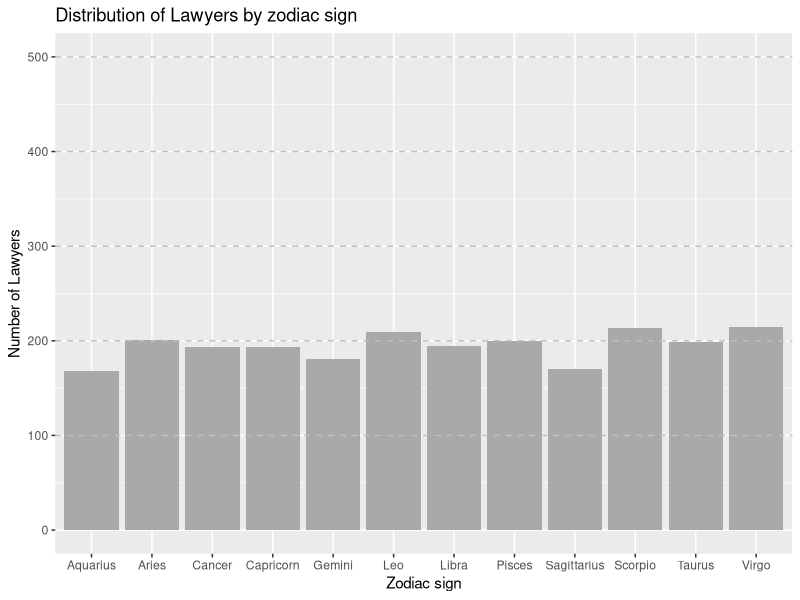
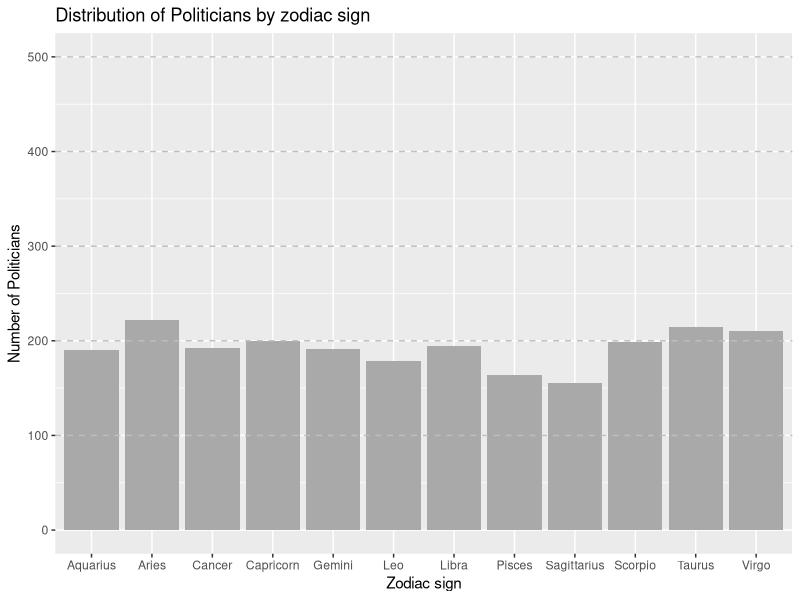
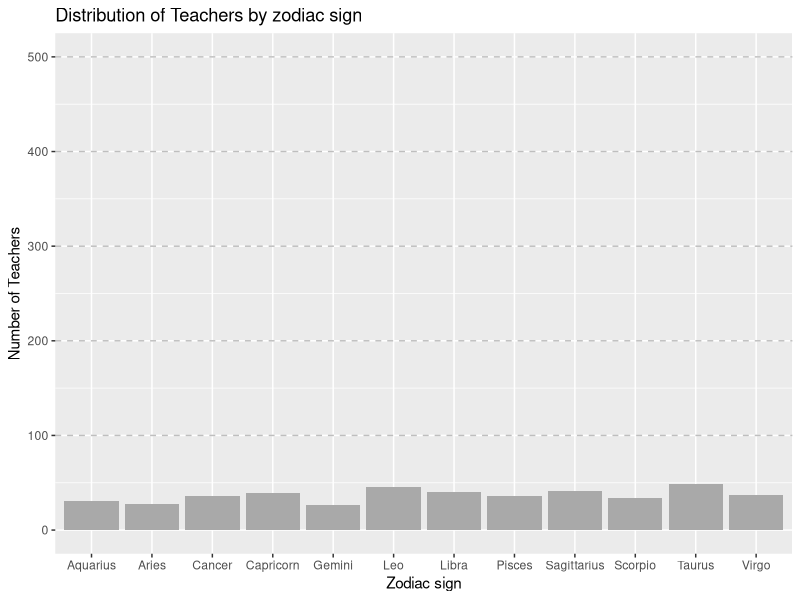

These charts were generated, in order, by the following R code:
# R code for creating data tables and graphs

library(tidyverse)

# Load data
data <- read_csv("profession_by_zodiac.csv")

# Make table with zodiac and one profession per row
data_table <- data |>
  select(Zodiac, Profession)

# Count the amount of times each profession appears
profession_counts <- data |>
  filter(Zodiac != "Zodiac", Profession != "Profession") |>
  group_by(Profession) |>
  summarise(Count = n(), .groups = "drop")

# Find the three most common professions
professions_rank <- profession_counts |>
  arrange(desc(Count)) |>
  slice_head(n = 3)

count <- 0

# Loop for three most common professions 
for (i in 1:3){

  # Extract profession and make zodiac table for each
  profession_i <- professions_rank$Profession[i]

  # Count how many times that profession appears per zodiac and make a table for each
  table_i <- data_table |>
    filter(Profession == profession_i) |>
    group_by(Zodiac) |>
    summarise(Count = n(), .groups = "drop")

  # Save to specific table for each profession
  assign(paste0("zodiac_profession", i), table_i)
  assign(paste0("profession", i), profession_i)
}

# Make a list of all the the tables
tables <- list(
  zodiac_profession1,
  zodiac_profession2,
  zodiac_profession3
)

# Loop for plotting the three barplots
for (i in 1:3) {

  # Track which profession each barplot is for
  profession_i <- professions_rank$Profession[i]
  table_i <- tables[[i]]

  # Create barplot
  barplot_i <- table_i |>
    ggplot(
      aes(
        x = Zodiac, 
        y = Count, 
        fill = Zodiac)
      ) +
    geom_col(fill = 'darkgrey') +
      labs(
        x = 'Zodiac sign', 
        y = paste0('Number of ', profession_i, 's'), 
        title = paste0('Distribution of ', profession_i, 's by zodiac sign')
    ) +
    # Formatting to make the barplots prettier
    ylim(0, 500) +  # same y-axis for all barplots
    geom_hline(yintercept = seq(100, 500, by = 100), color = "grey", linetype = "dashed", linewidth = 0.5)
    theme_minimal() +
    theme(axis.text.x = element_text(angle = 45, hjust = 1))

   # Save the barplot as .png
  ggsave(
    filename = paste0("zodiac_barplot", i, ".png"),
    plot = barplot_i
  )
}
